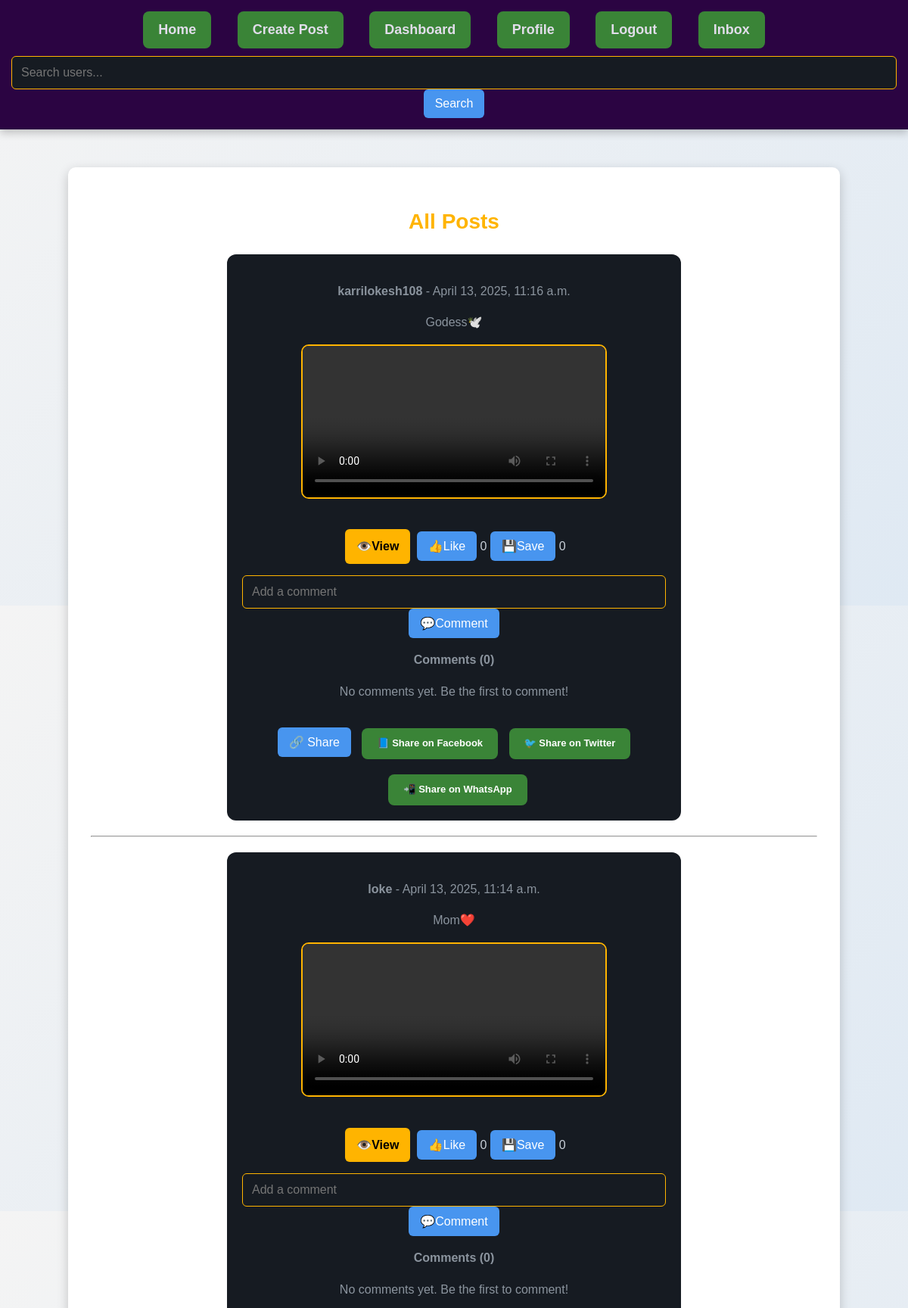
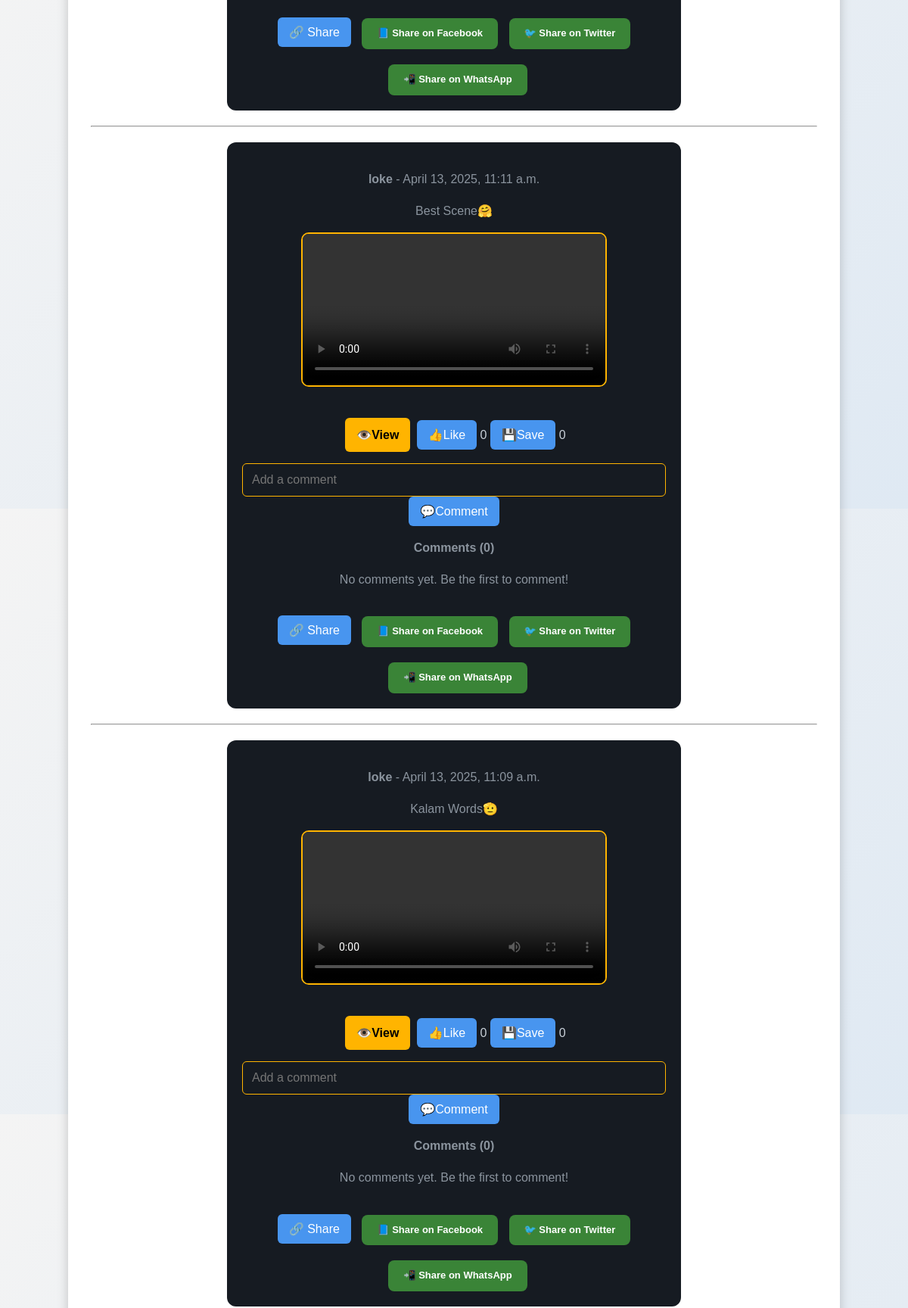
/posts/ (upper part), run on the app's committed database (2 pictures, top to bottom).
### posts/models.py (models this page shows, shortened)
class Post(models.Model):
    user = models.ForeignKey(User, on_delete=models.CASCADE, related_name="posts")
    content = models.TextField()
    image = models.ImageField(upload_to="post_images/", null=True, blank=True)
    created_at = models.DateTimeField(auto_now_add=True)
    updated_at = models.DateTimeField(auto_now_add=True)
    video = models.FileField(upload_to="posts/videos/", blank=True, null=True)
    likes = models.ManyToManyField(User, related_name="liked_posts", blank=True)
    saved_by = models.ManyToManyField(User, related_name="saved_posts", blank=True)
    class Meta:
        ordering = ["-created_at"]  # Show latest posts first
        verbose_name_plural = "Posts"
    def total_likes(self):
        return self.likes.count()
    def total_saves(self):
        return self.saved_by.count()

### users/models.py (models this page shows, shortened)
class CustomUser(AbstractBaseUser, PermissionsMixin):
    name = models.CharField(max_length=20)
    email = models.EmailField(unique=True)
    age = models.IntegerField()
    phone= models.CharField(max_length=15, unique=True, null=True, blank=True)
    otp = models.CharField(max_length=6, null=True, blank=True)
    profile_pic = models.ImageField(upload_to='profile_pics/', null=True, blank=True, default="profile_pics/default-profile.png")
    username = models.CharField(max_length=30, unique=True, null=True, blank=True)
    bio = models.TextField(null=True, blank=True)
    first_name = models.CharField(max_length=30, null=True, blank=True)
    last_name = models.CharField(max_length=30, null=True, blank=True)
    gender = models.CharField(max_length=10, choices=[("Male", "Male"), ("Female", "Female"), ("Other", "Other")], null=True, blank=True)
    location = models.CharField(max_length=100, null=True, blank=True)
    linkedin = models.URLField(null=True, blank=True)
    github = models.URLField(null=True, blank=True)
    is_active = models.BooleanField(default=True)
    is_staff = models.BooleanField(default=False)
    firebase_uid = models.CharField(max_length=50, blank=True, null=True)
    followers = models.ManyToManyField('self', symmetrical=False, related_name='following', blank=True)
    objects = CustomUserManager()
    USERNAME_FIELD = "email"
    REQUIRED_FIELDS = ["name", "age", "phone"]

### posts/views.py (the view)
# urls.py: path('', PostListView.as_view(), name='post-list'),
class PostListView(ListView):
    model = Post
    template_name = 'posts/post_list.html'
    context_object_name = 'posts'
    ordering = ['-created_at']

### posts/templates/posts/post_list.html (shortened to what this page needs)
{% extends 'posts/base.html' %}
{% load static %}
{% block content %}
<link rel="stylesheet" href="{% static 'posts/post_list.css' %}">
<h2>All Posts</h2>
{% for post in posts %}
    <div class="post" data-post-id="{{ post.id }}">
        <p><strong>{{ post.user.username }}</strong> - {{ post.created_at }}</p>
        <p>{{ post.content }}</p>
        {% if post.video %}
        <video width="400" controls>
            <source src="{{ post.video.url }}" type="video/mp4">
        </video>
    {% endif %}
        <br>
        <a href="{% url 'post-detail' post.id %}" class="btn btn-primary">👁️View</a>
        <form action="{% url 'like-post' post.id %}" method="POST" style="display: inline;">
            <button class="like-btn" data-post-id="{{ post.id }}">
                {% if request.user in post.likes.all %}
                    👎UnLike
                {% else %}
                    👍Like
                {% endif %}
            </button>
            <span id="like-count-{{ post.id }}">{{ post.total_likes }}</span>
        </form>
        <form action="{% url 'save-post' post.id %}" method="POST" style="display: inline;">
            <button type="submit">
                {% if request.user in post.saved_by.all %}
                    ❌UnSave
                {% else %}
                    💾Save
                {% endif %}
            </button>
            <span>{{ post.total_saves }}</span>
        </form>
        <form action="{% url 'add-comment' post.id %}" method="POST">
            <input type="text" name="content" placeholder="Add a comment" required>
            <button type="submit">💬Comment</button>
        </form>
        <p><strong>Comments ({{ post.comments.count }})</strong></p>
        {% if post.comments.exists %}
            <ul id="limited-comments-{{ post.id }}">
                {% for comment in post.comments.all|slice:"-2:" %}
                    <li><strong>{{ comment.user.username }}</strong>: {{ comment.content }}</li>
                {% endfor %}
            </ul>
            <ul id="full-comments-{{ post.id }}" style="display: none;">
                {% for comment in post.comments.all %}
                    <li><strong>{{ comment.user.username }}</strong>: {{ comment.content }}</li>
                {% endfor %}
            </ul>
            <button id="toggle-btn-{{ post.id }}">View all comments</button>
        {% else %}
            <p>No comments yet. Be the first to comment!</p>
        {% endif %}
        <button class="share-btn"
        data-title="Check this post"
        data-text="{{ post.content|truncatechars:100 }}"
        data-url="{{ request.build_absolute_uri|slice:':-1' }}{% url 'post-detail' post.id %}">
        🔗 Share
        </button>
        <a href="https://www.facebook.com/sharer/sharer.php?u={{ request.build_absolute_uri|slice:':-1' }}{% url 'post-detail' post.id %}" target="_blank">
            📘 Share on Facebook
        </a>
        <a href="https://twitter.com/intent/tweet?url={{ request.build_absolute_uri|slice:':-1' }}{% url 'post-detail' post.id %}&text=Check%20this%20post!" target="_blank">
            🐦 Share on Twitter
        </a>
        <a href="https://api.whatsapp.com/send?text={{ request.build_absolute_uri|slice:':-1' }}{% url 'post-detail' post.id %}" target="_blank">
            📲 Share on WhatsApp
        </a>
    </div>
    <hr>
{% endfor %}
{% endblock %}

### posts/templates/posts/base.html (shortened to what this page needs)
<!DOCTYPE html>
<html lang="en">
<head>
    {% load static %}
    <link rel="stylesheet" href="{% static 'posts/base.css' %}">
</head>
<body>
    <nav>
        <a href="{% url 'post-list' %}">Home</a>
        <a href="{% url 'post-create' %}">Create Post</a>
        <a href="{% url 'dashboard' %}">Dashboard</a>
        <a href="{% url 'profile' %}">Profile</a>
        <a href="{% url 'logout' %}">Logout</a>
        <a href="{% url 'inbox' %}">Inbox</a>
        <form action="{% url 'search-users' %}" method="GET" class="search-form">
            <input type="text" name="query" placeholder="Search users...">
            <button type="submit">Search</button>
        </form>
    </nav>
    <div class="container">
        {% block content %}{% endblock %}
    </div>
</body>
</html>

### posts/static/posts/base.css (style rules this page uses)
body { font-family: Arial, sans-serif; background: linear-gradient(135deg, #381271, #dfe9f3); margin: 0; padding: 0; animation: fadeIn 1s ease-in-out; }
nav { background: #783e99; padding: 15px; text-align: center; box-shadow: 0px 5px 10px rgba(0, 0, 0, 0.2); animation: slideIn 0.8s ease-in-out; }
nav a { color: rgb(225, 221, 234); text-decoration: none; font-size: 18px; margin: 0 15px; font-weight: bold; transition: color 0.3s ease-in-out, transform 0.2s; }
.container { width: 60%; margin: 50px auto; background: white; padding: 20px; border-radius: 10px; box-shadow: 0px 5px 15px rgba(0, 0, 0, 0.2); text-align: center; animation: fadeIn 1.2s ease-in-out; }
a { display: inline-block; margin-top: 20px; margin-left: 10px; color: white; font-size: 13px; font-weight: bold; text-decoration: none; background: #7ac877; padding: 10px 20px; border-radius: 8px; transition: all 0.3s ease-in-out; }
body { font-family: Arial, sans-serif; background: linear-gradient(135deg, #f4f4f4, #dfe9f3); margin: 0; padding: 0; animation: fadeIn 1s ease-in-out; }
nav { background: #2b0442; padding: 15px; text-align: center; box-shadow: 0px 5px 10px rgba(0, 0, 0, 0.2); animation: slideIn 0.8s ease-in-out; }
.container { width: 80%; max-width: 1000px; margin: 50px auto; background: white; padding: 30px; border-radius: 10px; box-shadow: 0px 5px 15px rgba(0, 0, 0, 0.2); text-align: center; animation: fadeIn 1.2s ease-in-out; }
a { display: inline-block; margin-top: 20px; margin-left: 10px; color: white; font-size: 13px; font-weight: bold; text-decoration: none; background: #3a8437; padding: 10px 20px; border-radius: 8px; transition: all 0.3s ease-in-out; }

### posts/static/posts/post_list.css (style rules this page uses)
body { font-family: Arial, sans-serif; margin: 0; padding: 0; background-color: #0d1117; color: #c9d1d9; line-height: 1.6; }
h2 { text-align: center; color: #ffb400; animation: fadeIn 1s ease-in-out; font-size: 28px; margin: 20px 10px; }
.post { background: #161b22; border-radius: 12px; box-shadow: 0 4px 10px rgba(255, 255, 255, 0.1); padding: 20px; margin: 20px auto; max-width: 600px; width: 100%; animation: slideIn 0.5s ease-in-out; box-sizing: border-box; }
.post p { color: #8b949e; font-size: 16px; }
video, img { max-width: 100%; height: auto; display: block; margin: 10px auto; border-radius: 10px; border: 2px solid #ffb400; }
.btn { display: inline-block; padding: 10px 15px; margin: 5px 4px; border-radius: 6px; text-decoration: none; font-weight: bold; text-align: center; transition: all 0.3s ease-in-out; font-size: 16px; }
.btn-primary { background-color: #ffb400; color: black; }
button { background: #4895ef; color: white; border: none; padding: 10px 15px; border-radius: 6px; cursor: pointer; transition: transform 0.3s, background 0.3s; font-size: 16px; }
input[type="text"] { width: 100%; padding: 12px; border: 1px solid #ffb400; border-radius: 6px; margin-top: 10px; background: #161b22; color: white; box-sizing: border-box; font-size: 16px; }

### data on the page
Post: user.username "karrilokesh108", created_at "April 13, 2025, 11:16 a.m.", content "Godess🕊️", shows "👍Like", total_likes "0", shows "💾Save", total_saves "0", comments.count "0", shows "No comments yet. Be the first to comment!"
Post: user.username "loke", created_at "April 13, 2025, 11:14 a.m.", content "Mom❤️", shows "👍Like", total_likes "0", shows "💾Save", total_saves "0", comments.count "0", shows "No comments yet. Be the first to comment!"
Post: user.username "loke", created_at "April 13, 2025, 11:11 a.m.", content "Best Scene🤗", shows "👍Like", total_likes "0", shows "💾Save", total_saves "0", comments.count "0", shows "No comments yet. Be the first to comment!"
Post: user.username "loke", created_at "April 13, 2025, 11:09 a.m.", content "Kalam Words🫡", shows "👍Like", total_likes "0", shows "💾Save", total_saves "0", comments.count "0", shows "No comments yet. Be the first to comment!"
